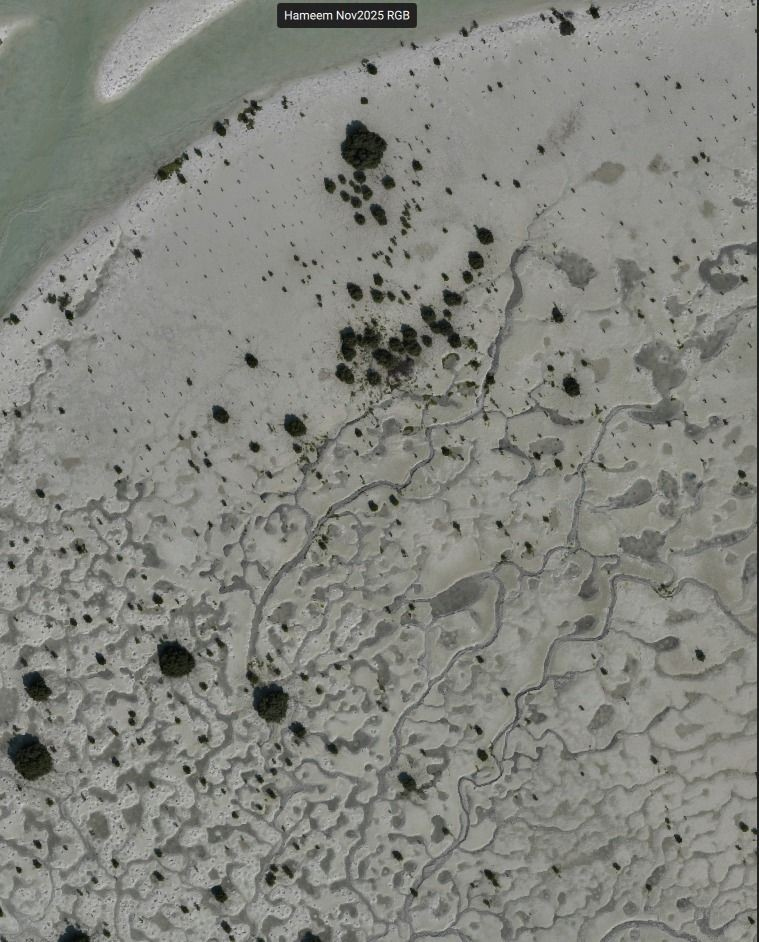
#> input picture aerial_mangrove_images/before.jpg, 759 x 942 px
$ python generate_validation_comparison.py
#> lines starting #> are read from the running program, lines starting #| are printed output that depends on the picture; after the words box and inside, x2 and y2 are one past the last pixel; in counts of white or black regions, pixels touching at a corner belong together
### src/reforestation/soil_detector.py
"""
Soil detection for reforestation drone missions.

detect_soil_mask()
------------------
Takes an aerial RGB image and returns a boolean mask of *plantable* cells --
exposed mudflat / bare soil where seeds can take root.  Non-plantable areas:

  * Open water / tidal channels : high blue channel, low green
  * Existing canopy              : high pseudo-NDVI (green - red / green + red)
  * Submerged mudflat            : classified as water (see tidal_threshold)

The returned mask plugs directly into generate_strips() via the existing
``field_mask`` parameter, so the optimizer and simulation need no changes.

apply_tidal_mask()
------------------
Overlays a dynamic tidal / moisture grid onto the base soil mask.  Use this
for replanning events when a section of the field floods mid-mission or after
a rain report from a sensor / operator.

Detection approach
------------------
Mangrove mudflat imagery typically shows three spectrally distinct zones:

  Zone            | NDVI          | Blue channel  | Brightness
  ----------------+---------------+---------------+------------
  Open water      | HIGH (teal)   | HIGH          | moderate
  Exposed soil    | near-zero     | moderate      | HIGH (pale)
  Existing canopy | near-zero     | low           | LOW (dark)

Three signal cuts -- any combination can be used depending on the image:
  1. pseudo_ndvi < soil_ndvi_threshold       ->  eliminates water (greenish-teal)
  2. blue_norm   < water_blue_threshold      ->  eliminates open water
  3. brightness  > min_brightness_threshold  ->  eliminates dark canopy

In many coastal mangrove scenes, existing canopy has brownish-dark coloration
(near-zero NDVI, similar to bare soil) and **brightness** is the primary signal
that separates it from pale exposed mudflat.  Set min_brightness_threshold
(e.g. 0.40-0.50) to activate this cut; default 0.0 = disabled.

Tuning guidance
---------------
* If the mask over-includes water: lower water_blue_threshold (e.g. 0.40)
  OR rely on NDVI cut (water is often greenish -> NDVI > 0.15)
* If the mask over-includes dark canopy: raise min_brightness_threshold (0.40-0.50)
* If the mask over-excludes healthy bare soil: raise soil_ndvi_threshold (0.20-0.25)
* For upland / non-mangrove scenes: set water_blue_threshold=1.0 and
  min_brightness_threshold=0.0, rely on NDVI alone

Non-square fields
-----------------
Use load_field_image(path, nrows, ncols) to load an image at the correct
aspect ratio without center-cropping, then pass the result to detect_soil_mask_from_array().
"""

from __future__ import annotations

from pathlib import Path
from typing import Any, Dict, Optional, Tuple

import numpy as np

# Lazy import -- ingest.py is in the same project; this avoids a hard
# circular dependency if callers import both modules.
from src.field.ingest import load_image_as_array


# ---------------------------------------------------------------------------
# Primary detector
# ---------------------------------------------------------------------------

def load_field_image(
    image_path: str,
    nrows: int,
    ncols: int,
) -> np.ndarray:
    """Load an aerial image and resize to (nrows, ncols) without centre-cropping.

    Unlike load_image_as_array() which forces a square centre-crop, this function
    stretches the image to fill the target grid exactly.  Use this for non-square
    fields (e.g. 500 m wide x 300 m tall -> ncols=64, nrows=38).

    Parameters
    ----------
    image_path : path to JPG / PNG / TIFF
    nrows      : output grid height  (matches field height in metres)
    ncols      : output grid width   (matches field width in metres)

    Returns
    -------
    img_array : np.ndarray, shape (nrows, ncols, 3), uint8 [0, 255]
    """
    from PIL import Image as _Image
    img = _Image.open(image_path).convert("RGB")
    img_resized = img.resize((ncols, nrows), _Image.LANCZOS)  # (W, H) for PIL
    return np.array(img_resized, dtype=np.uint8)


def detect_soil_mask(
    image_path: str,
    target_size: int = 64,
    soil_ndvi_threshold: float = 0.15,
    water_blue_threshold: float = 0.45,
    min_brightness_threshold: float = 0.0,
    min_patch_cells: int = 2,
    nrows: Optional[int] = None,
    ncols: Optional[int] = None,
) -> Tuple[np.ndarray, np.ndarray, Dict[str, Any]]:
    """Classify aerial RGB image pixels into plantable / non-plantable.

    Parameters
    ----------
    image_path:
        Path to the aerial photograph (JPG, PNG, TIFF, etc.).
    target_size:
        Square output resolution when nrows/ncols are not specified.
        The image is centre-cropped then downsampled to target_size x target_size.
    soil_ndvi_threshold:
        Cells with pseudo-NDVI *above* this value are classified as existing
        canopy / water and excluded.  Default 0.15.  Teal water often has
        NDVI > 0.15 due to strong green channel, so this also helps exclude water.
    water_blue_threshold:
        Cells with normalised blue channel *above* this value are excluded as
        open water.  Default 0.45.
    min_brightness_threshold:
        Cells with perceptual luminance *below* this value are excluded as
        dark canopy (brownish-dark mangrove).  Default 0.0 = disabled.
        Set to 0.40-0.50 for coastal mangrove imagery where existing canopy
        has near-zero NDVI but is visually much darker than bare mudflat.
        Luminance = 0.299*R + 0.587*G + 0.114*B.
    min_patch_cells:
        Minimum connected-region size (cells) to retain as plantable.
        Tiny isolated soil pixels (noise, artefacts) are removed.  Set to 1
        to disable.
    nrows, ncols:
        If both are provided, the image is resized to this exact shape without
        centre-cropping (preserves non-square aspect ratio).  target_size is
        ignored when these are set.  Use for rectangular fields.

    Returns
    -------
    soil_mask : np.ndarray[bool], shape (H, W)
        True where seeds can be planted (exposed soil / mudflat).

    soil_priority_grid : np.ndarray[float], shape (H, W)
        Priority surface for strip generation.  Within the soil mask, values
        are the *inverted* pseudo-NDVI (barer soil = higher priority = denser
        planting).  Non-soil cells are 0.0.  Range [0, 1].

    meta : dict
        Detection statistics and thresholds used.
    """
    # --- Load image ---
    if nrows is not None and ncols is not None:
        img_rgb = load_field_image(image_path, nrows=nrows, ncols=ncols)
    else:
        img_rgb = load_image_as_array(image_path, target_size=target_size)
    H, W = img_rgb.shape[:2]

    R = img_rgb[:, :, 0].astype(np.float32) / 255.0
    G = img_rgb[:, :, 1].astype(np.float32) / 255.0
    B = img_rgb[:, :, 2].astype(np.float32) / 255.0

    # --- Spectral indices ---
    pseudo_ndvi = (G - R) / (G + R + 1e-6)
    ndvi_norm   = (pseudo_ndvi + 1.0) / 2.0   # [0, 1], 0 = bare soil

    # Perceptual luminance (ITU-R BT.601)
    brightness = 0.299 * R + 0.587 * G + 0.114 * B

    # --- Classification ---
    canopy_mask = pseudo_ndvi >= soil_ndvi_threshold   # greenish water + healthy canopy
    water_mask  = B >= water_blue_threshold             # open water (high blue)
    dark_mask   = (min_brightness_threshold > 0) & (brightness < min_brightness_threshold)

    # Plantable = not water, not canopy/water by NDVI, not dark canopy
    raw_soil_mask = ~canopy_mask & ~water_mask & ~dark_mask

    # --- Small-patch removal ---
    soil_mask = _remove_small_patches(raw_soil_mask, min_size=min_patch_cells)

    # --- Priority surface (brightness-based for mangrove imagery) ---
    # Brighter bare soil = more exposed = higher planting priority.
    # Inverted NDVI works for lush-canopy scenes; brightness inversion is
    # better for brownish-dark mangrove canopy scenes.
    if min_brightness_threshold > 0:
        # Use brightness as priority signal
        soil_priority_grid = np.where(soil_mask, brightness, 0.0).astype(np.float64)
        # Normalise to [0.05, 1.0]
        if soil_mask.any():
            pmin = soil_priority_grid[soil_mask].min()
            pmax = soil_priority_grid[soil_mask].max()
            rng  = pmax - pmin if pmax > pmin else 1.0
            soil_priority_grid = np.where(
                soil_mask,
                0.05 + 0.95 * (soil_priority_grid - pmin) / rng,
                0.0,
            )
    else:
        # Standard NDVI inversion
        inverted_ndvi = np.clip(1.0 - ndvi_norm, 0.0, 1.0)
        soil_priority_grid = np.where(soil_mask, inverted_ndvi, 0.0).astype(np.float64)
        soil_priority_grid = np.where(
            soil_mask & (soil_priority_grid < 0.05), 0.05, soil_priority_grid
        )

    # --- Meta ---
    total_cells    = H * W
    n_soil         = int(soil_mask.sum())
    n_canopy       = int(canopy_mask.sum())
    n_water        = int(water_mask.sum())
    n_dark         = int(dark_mask.sum()) if min_brightness_threshold > 0 else 0
    n_unclassified = max(0, total_cells - n_soil - n_canopy - n_water)

    meta = {
        "soil_pct"                 : round(n_soil / total_cells, 3),
        "water_pct"                : round(n_water / total_cells, 3),
        "canopy_pct"               : round(n_canopy / total_cells, 3),
        "dark_canopy_pct"          : round(n_dark / total_cells, 3),
        "unclassified_pct"         : round(n_unclassified / total_cells, 3),
        "plantable_cells"          : n_soil,
        "total_cells"              : total_cells,
        "grid_shape"               : (H, W),
        "soil_ndvi_threshold"      : soil_ndvi_threshold,
        "water_blue_threshold"     : water_blue_threshold,
        "min_brightness_threshold" : min_brightness_threshold,
    }

    return soil_mask, soil_priority_grid, meta


# ---------------------------------------------------------------------------
# Tidal / dynamic mask overlay
# ---------------------------------------------------------------------------

# [171 lines left out: functions apply_tidal_mask, make_synthetic_tidal_grid, plot_soil_detection, not called in this run]


# ---------------------------------------------------------------------------
# Internal helpers
# ---------------------------------------------------------------------------

def _remove_small_patches(mask: np.ndarray, min_size: int) -> np.ndarray:
    """Remove connected True-regions smaller than min_size cells.

    Uses a simple flood-fill (BFS) rather than scipy to avoid adding a
    mandatory dependency.  Fast enough for grids <= 256 x 256.
    """
    if min_size <= 1:
        return mask.copy()

    visited  = np.zeros_like(mask, dtype=bool)
    cleaned  = np.zeros_like(mask, dtype=bool)
    nrows, ncols = mask.shape

    for start_r in range(nrows):
        for start_c in range(ncols):
            if mask[start_r, start_c] and not visited[start_r, start_c]:
                # BFS
                region: list[Tuple[int, int]] = []
                queue  = [(start_r, start_c)]
                visited[start_r, start_c] = True
                while queue:
                    r, c = queue.pop()
                    region.append((r, c))
                    for dr, dc in [(-1, 0), (1, 0), (0, -1), (0, 1)]:
                        nr, nc = r + dr, c + dc
                        if (0 <= nr < nrows and 0 <= nc < ncols
                                and mask[nr, nc] and not visited[nr, nc]):
                            visited[nr, nc] = True
                            queue.append((nr, nc))

                if len(region) >= min_size:
                    for r, c in region:
                        cleaned[r, c] = True

    return cleaned

### generate_validation_comparison.py
"""
Regenerate results/mangrove_validation_comparison.png -before/after soil detection.

Two aerial images of the same UAE mangrove restoration site, ~21 months apart.
Each image is run through the soil detector with the same thresholds used in
run_mangrove.py, producing a 4-panel figure (RGB + mask for each date).
"""
import sys
sys.path.insert(0, '.')
import matplotlib
matplotlib.use('Agg')

import numpy as np
import matplotlib.pyplot as plt
import matplotlib.colors as mcolors
import matplotlib.gridspec as gridspec
from matplotlib.patches import Patch

from src.reforestation.soil_detector import detect_soil_mask, load_field_image

NROWS = 64
NCOLS = 64

# Thresholds calibrated for the before/after validation images
THRESHOLDS = dict(
    nrows=NROWS,
    ncols=NCOLS,
    soil_ndvi_threshold=0.10,
    water_blue_threshold=0.55,
    min_brightness_threshold=0.55,
    min_patch_cells=2,
)

FEB2024_PATH = 'aerial_mangrove_images/before.jpg'
NOV2025_PATH = 'aerial_mangrove_images/after.jpg'

CMAP_MASK = mcolors.ListedColormap(['#a8d5e2', '#c8a97a'])

def process(path):
    soil_mask, _, meta = detect_soil_mask(path, **THRESHOLDS)
    img_rgb = load_field_image(path, nrows=NROWS, ncols=NCOLS)
    return img_rgb, soil_mask, meta

print('Processing Feb 2024 image...')
img_before, mask_before, meta_before = process(FEB2024_PATH)
#> in load_field_image, img is the input picture: PIL image 759x942 RGB; mean R, G, B 130.8, 132.2, 125.8
#> in detect_soil_mask, `canopy_mask = pseudo_ndvi >= soil_ndvi_threshold`:
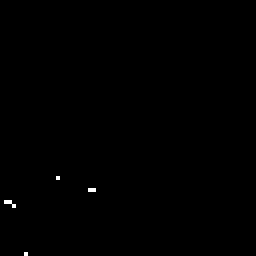
#> canopy_mask: shape (64, 64) bool (shown 4 times larger); 0.17% white in thin lines or dots, all inside (x1, y1, x2, y2) = (1, 44, 24, 64)
#> in detect_soil_mask, `water_mask  = B >= water_blue_threshold`: water_mask: shape (64, 64) bool; 19.2% white in thin lines or dots
#> in detect_soil_mask, `dark_mask   = (min_brightness_threshold > 0) & (brightness < min_brigh..`: dark_mask: shape (64, 64) bool; 64.2% white; 104 black regions (96 under 20 px), largest, box (x1, y1, x2, y2) and area: (0, 0, 63, 41) 880, (51, 44, 63, 62) 70, (8, 0, 20, 7) 37
#> in detect_soil_mask, `raw_soil_mask = ~canopy_mask & ~water_mask & ~dark_mask`: raw_soil_mask: shape (64, 64) bool; 16.7% white in thin lines or dots
#> after the loop in _remove_small_patches, `for start_r in range(nrows):`: cleaned: shape (64, 64) bool; 12.1% white in thin lines or dots
#> in detect_soil_mask, `pmin = soil_priority_grid[soil_mask].min()`: pmin = 0.55
#> in detect_soil_mask, `pmax = soil_priority_grid[soil_mask].max()`: pmax = 0.58
#> in detect_soil_mask, `rng  = pmax - pmin if pmax > pmin else 1.0`: rng = 0.0296
#> in detect_soil_mask, `n_soil         = int(soil_mask.sum())`: n_soil = 497
#> in detect_soil_mask, `n_canopy       = int(canopy_mask.sum())`: n_canopy = 7
#> in detect_soil_mask, `n_water        = int(water_mask.sum())`: n_water = 785
#> in detect_soil_mask, `n_dark         = int(dark_mask.sum()) if min_brightness_threshold > 0 ..`: n_dark = 2629
#> in detect_soil_mask, `n_unclassified = max(0, total_cells - n_soil - n_canopy - n_water)`: n_unclassified = 2807
#> in process, `soil_mask, _, meta = detect_soil_mask(path, **THRESHOLDS)`: meta = 11 items
#> meta_before = 11 items
print(f'  Plantable cells: {meta_before["plantable_cells"]} ({meta_before["soil_pct"]:.1%})')
#|   Plantable cells: 497 (12.1%)

print('Processing Nov 2025 image...')
img_after,  mask_after,  meta_after  = process(NOV2025_PATH)
#> call 2 of detect_soil_mask, with image_path = 'aerial_mangrove_images/after.jpg', target_size = 64, soil_ndvi_threshold = 0.1, water_blue_threshold = 0.55, min_brightness_threshold = 0.55, min_patch_cells = 2, nrows = 64, ncols = 64
#> call 3 of load_field_image, with image_path = 'aerial_mangrove_images/after.jpg', nrows = 64, ncols = 64
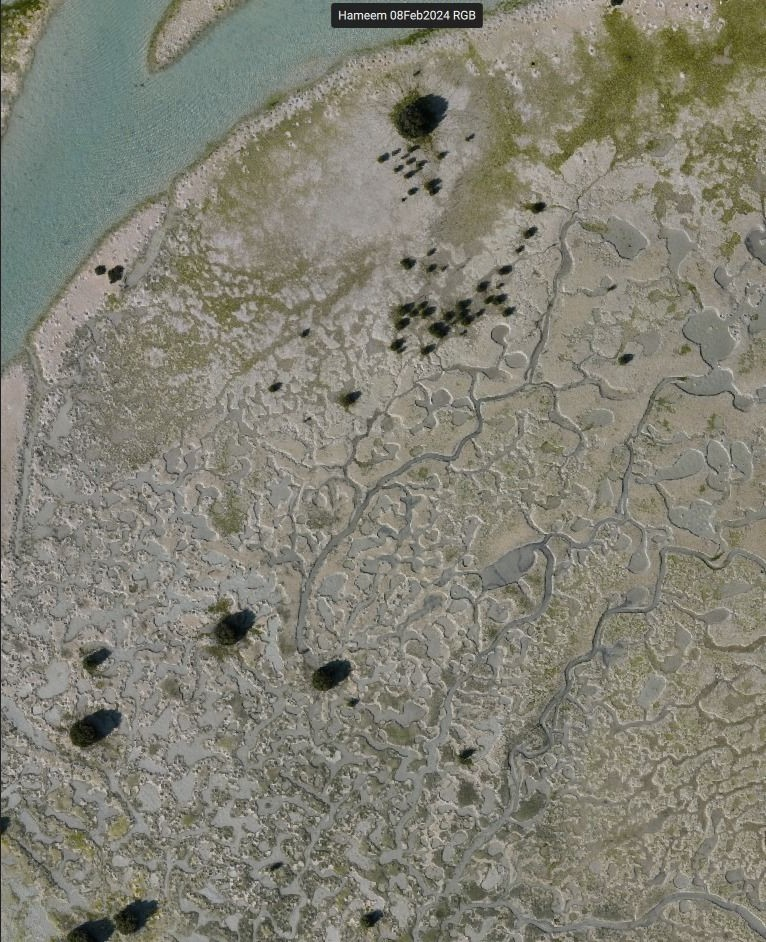
#> input picture aerial_mangrove_images/after.jpg, 766 x 942 px
#> in load_field_image, img is the input picture: PIL image 766x942 RGB; mean R, G, B 130.2, 129, 116.3
#> in detect_soil_mask (call 2), `ndvi_norm   = (pseudo_ndvi + 1.0) / 2.0`:
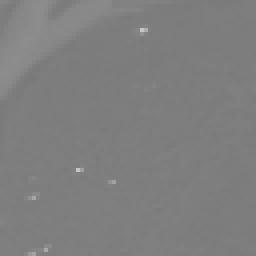
#> ndvi_norm: shape (64, 64) float32 (shown 4 times larger); min 0.48, max 0.778, mean 0.499
#> in detect_soil_mask (call 2), `canopy_mask = pseudo_ndvi >= soil_ndvi_threshold`: canopy_mask: shape (64, 64) bool; 0.83% white in thin lines or dots, all inside (x1, y1, x2, y2) = (0, 0, 37, 64)
#> in detect_soil_mask (call 2), `water_mask  = B >= water_blue_threshold`: water_mask: shape (64, 64) bool; 4.7% white in thin lines or dots
#> in detect_soil_mask (call 2), `dark_mask   = (min_brightness_threshold > 0) & (brightness < min_brigh..`:
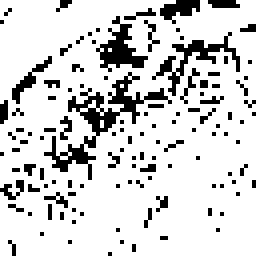
#> dark_mask: shape (64, 64) bool (shown 4 times larger); 83.1% white; black in thin lines or dots
#> in detect_soil_mask (call 2), `raw_soil_mask = ~canopy_mask & ~water_mask & ~dark_mask`: raw_soil_mask: shape (64, 64) bool; 12.2% white in thin lines or dots
#> call 2 of _remove_small_patches, with min_size = 2
#> after the loop in _remove_small_patches (call 2), `for start_r in range(nrows):`:
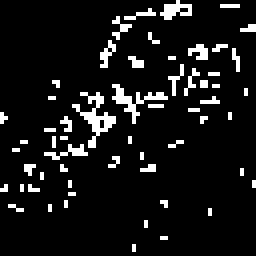
#> cleaned: shape (64, 64) bool (shown 4 times larger); 8.5% white in thin lines or dots
#> in detect_soil_mask (call 2), `soil_priority_grid = np.where(soil_mask, brightness, 0.0).astype(np.fl..`:
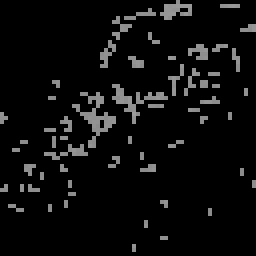
#> soil_priority_grid: shape (64, 64) float64 (shown 4 times larger); min 0, max 0.612, mean 0.0483
#> in detect_soil_mask (call 2), `pmax = soil_priority_grid[soil_mask].max()`: pmax = 0.612
#> in detect_soil_mask (call 2), `rng  = pmax - pmin if pmax > pmin else 1.0`: rng = 0.0615
#> in detect_soil_mask (call 2), `soil_priority_grid = np.where( soil_mask, 0.05 + 0.95 * (soil_priority..`:
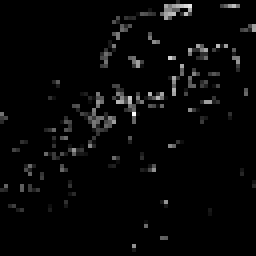
#> soil_priority_grid: shape (64, 64) float64 (shown 4 times larger); min 0, max 1, mean 0.0268
#> in detect_soil_mask (call 2), `n_soil         = int(soil_mask.sum())`: n_soil = 349
#> in detect_soil_mask (call 2), `n_canopy       = int(canopy_mask.sum())`: n_canopy = 34
#> in detect_soil_mask (call 2), `n_water        = int(water_mask.sum())`: n_water = 192
#> in detect_soil_mask (call 2), `n_dark         = int(dark_mask.sum()) if min_brightness_threshold > 0 ..`: n_dark = 3405
#> in detect_soil_mask (call 2), `n_unclassified = max(0, total_cells - n_soil - n_canopy - n_water)`: n_unclassified = 3521
#> meta_after = 11 items
print(f'  Plantable cells: {meta_after["plantable_cells"]} ({meta_after["soil_pct"]:.1%})')
#|   Plantable cells: 349 (8.5%)

transitioned = meta_before['plantable_cells'] - meta_after['plantable_cells']
#> transitioned = 148
transition_pct = transitioned / meta_before['plantable_cells'] if meta_before['plantable_cells'] else 0
#> transition_pct = 0.298

print(f'\nTransitioned cells (plantable -> growth): {transitioned} '
      f'({transition_pct:.1%} of 2024 mudflat)')
#| Transitioned cells (plantable -> growth): 148 (29.8% of 2024 mudflat)

# ---------------------------------------------------------------------------
# Figure: 2 rows x 2 cols (RGB | mask) for each date
# ---------------------------------------------------------------------------
fig = plt.figure(figsize=(14, 8))
gs  = gridspec.GridSpec(2, 2, figure=fig,
                        hspace=0.10, wspace=0.05,
                        left=0.02, right=0.98,
                        top=0.88, bottom=0.10)

axes = [[fig.add_subplot(gs[r, c]) for c in range(2)] for r in range(2)]

legend_elements = [
    Patch(facecolor='#c8a97a', label='Plantable mudflat'),
    Patch(facecolor='#a8d5e2', label='Excluded (water / growth)'),
]

for row_idx, (img_rgb, soil_mask, meta, label) in enumerate([
    (img_before, mask_before, meta_before, 'Feb 2024'),
    (img_after,  mask_after,  meta_after,  'Nov 2025'),
]):
    # Left: aerial RGB
    axes[row_idx][0].imshow(img_rgb, aspect='auto')
    axes[row_idx][0].set_title(f'{label} — Aerial Image', fontsize=11, pad=4)
    axes[row_idx][0].axis('off')

    # Right: soil mask
    axes[row_idx][1].imshow(
        soil_mask.astype(np.uint8), cmap=CMAP_MASK, vmin=0, vmax=1, aspect='auto'
    )
    axes[row_idx][1].set_title(
        f'{label} — Plantable Mask  '
        f'({meta["plantable_cells"]} cells, {meta["soil_pct"]:.1%} of frame)',
        fontsize=11, pad=4,
    )
    axes[row_idx][1].axis('off')
    if row_idx == 1:
        axes[row_idx][1].legend(
            handles=legend_elements, loc='lower right', fontsize=8, framealpha=0.9
        )
#> this loop made 2 passes
#> (row_idx, label) on passes 1 to 2: (0, 'Feb 2024'), (1, 'Nov 2025')

fig.suptitle(
    'UAE Mangrove Restoration Site — Soil Detection Comparison\n'
    'Aerial imagery: Distant Imagery Solutions  |  Identical detection thresholds applied to both dates',
    fontsize=12, y=0.97,
)

# Footer annotation
fig.text(
    0.5, 0.03,
    f'Plantable mudflat: {meta_before["plantable_cells"]} cells (Feb 2024)  ->  '
    f'{meta_after["plantable_cells"]} cells (Nov 2025)'
    f'   |   {transitioned} cells ({transition_pct:.0%}) consistent with new growth',
    ha='center', va='bottom', fontsize=9.5, color='#333333',
)

out_path = 'results/mangrove_validation_comparison.png'
plt.savefig(out_path, dpi=150, bbox_inches='tight')
print(f'\nSaved: {out_path}')
plt.close()
